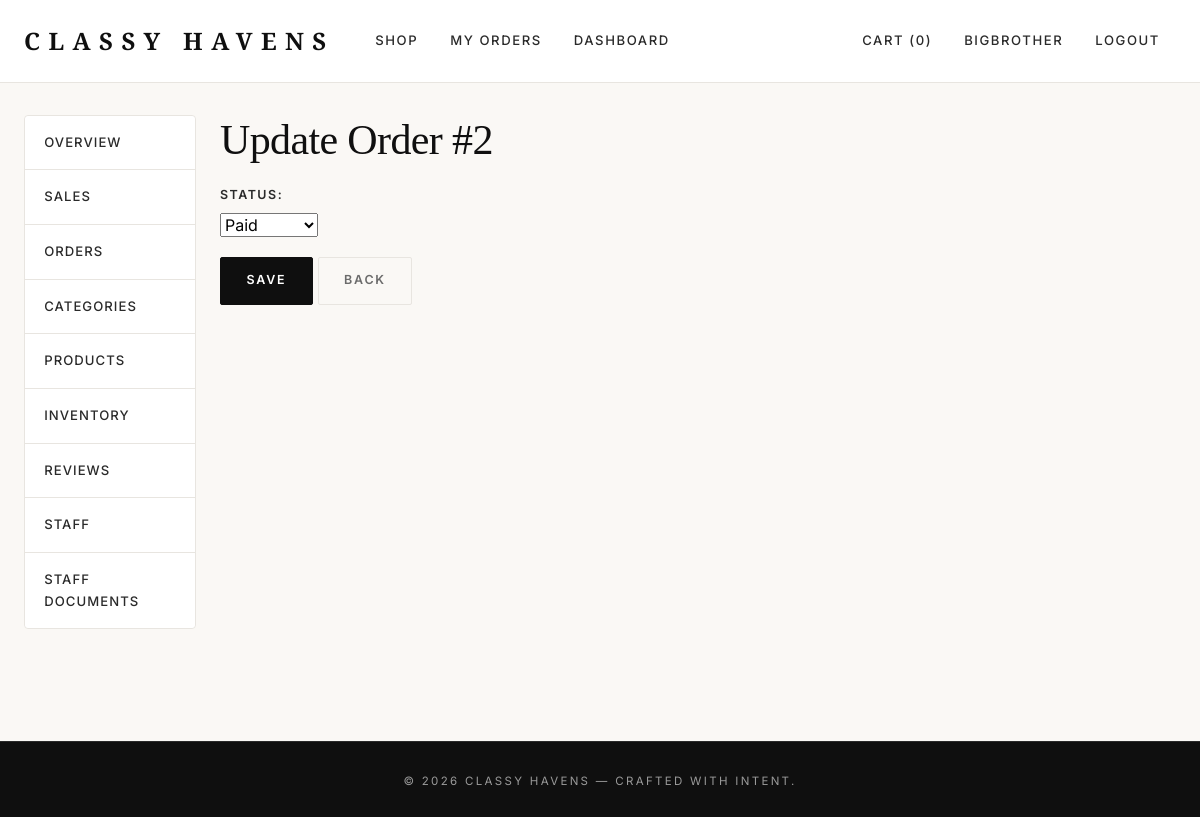
Page /dashboard/orders/2/edit/ (signed in) on the committed database.
### accounts/models.py (models this page shows, shortened)
class CustomUser(AbstractUser):
    class Roles(models.TextChoices):
        CUSTOMER = "customer", "Customer"
        STAFF    = "staff",    "Staff"
        MANAGER  = "manager",  "Manager"
        ADMIN    = "admin",    "Admin"
    role = models.CharField(max_length=20, choices=Roles.choices,
                            default=Roles.CUSTOMER)
    phone = models.CharField(max_length=20, blank=True)
    avatar = models.ImageField(
        upload_to="avatars/%Y/%m/", blank=True, null=True,
        help_text="Optional profile picture (JPEG, PNG, WebP).",
    )
    @property
    def is_staff_member(self):
        return (
            self.is_superuser
            or self.is_staff
            or self.role in (self.Roles.STAFF, self.Roles.MANAGER, self.Roles.ADMIN)
        )

### orders/models.py (models this page shows, shortened)
class Order(models.Model):
    class Status(models.TextChoices):
        PENDING   = "pending",   "Pending"
        PAID      = "paid",      "Paid"
        SHIPPED   = "shipped",   "Shipped"
        DELIVERED = "delivered", "Delivered"
        CANCELLED = "cancelled", "Cancelled"
    user = models.ForeignKey(settings.AUTH_USER_MODEL, on_delete=models.PROTECT,
                             related_name="orders")
    shipping_address = models.ForeignKey(ShippingAddress, on_delete=models.PROTECT)
    status = models.CharField(max_length=20, choices=Status.choices, default=Status.PENDING)
    total = models.DecimalField(max_digits=10, decimal_places=2, default=Decimal("0.00"))
    created_at = models.DateTimeField(auto_now_add=True)
    updated_at = models.DateTimeField(auto_now=True)
    paid_at = models.DateTimeField(null=True, blank=True)
    class Meta:
        ordering = ["-created_at"]

### dashboard/views.py (the view, shortened to what this page needs)
# urls.py: path("orders/<int:pk>/edit/", views.OrderStatusUpdateView.as_view(), name="order_edit"),
class OrderStatusUpdateView(StaffRequiredMixin, PermissionRequiredMixin, UpdateView):
    permission_required = "orders.change_order"
    model = Order
    fields = ["status"]
    template_name = "dashboard/order_update.html"
    success_url = reverse_lazy("dashboard:orders")

### cart/cart.py (called while the page is built)
    def __len__(self):
        return sum(item["quantity"] for item in self.cart.values())

    def total_quantity(self):
        return len(self)

### cart/context_processors.py (called while the page is built)
def cart(request):
    return {"cart": Cart(request)}

### config/context_processors.py (called while the page is built)
def currency(request):
    return {
        "CURRENCY_CODE": settings.CURRENCY_CODE,
        "CURRENCY_SYMBOL": settings.CURRENCY_SYMBOL,
    }

### dashboard/views.py (called while the page is built)
    def dispatch(self, request, *args, **kwargs):
        if not request.user.is_authenticated:
            return super().dispatch(request, *args, **kwargs)
        if not request.user.is_staff_member:
            messages.error(request, "Staff access required.")
            return redirect("catalog:product_list")
        return super().dispatch(request, *args, **kwargs)

### templates/dashboard/order_update.html (shortened to what this page needs)
{% extends "dashboard/base.html" %}
{% block dashboard_content %}
<h1>Update Order #{{ object.id }}</h1>
<form method="post">
    {{ form.as_p }}
    <button class="btn btn-dark">Save</button>
    <a href="{% url 'dashboard:orders' %}" class="btn btn-outline-secondary">Back</a>
</form>
{% endblock %}

### templates/base.html (shortened to what this page needs)
{% load static %}
<!doctype html>
<html lang="en">
<head>
    <link href="https://cdn.jsdelivr.net/npm/bootstrap@5.3.3/dist/css/bootstrap.min.css" rel="stylesheet">
    <link rel="stylesheet" href="{% static 'css/style.css' %}">
</head>
<body class="d-flex flex-column min-vh-100">
<nav class="navbar navbar-expand-lg">
    <div class="container">
        <a class="navbar-brand" href="{% url 'catalog:product_list' %}">Classy&nbsp;Havens</a>
        <div class="collapse navbar-collapse" id="nav">
            <ul class="navbar-nav me-auto">
                <li class="nav-item"><a class="nav-link" href="{% url 'catalog:product_list' %}">Shop</a></li>
                {% if user.is_authenticated %}
                    <li class="nav-item"><a class="nav-link" href="{% url 'orders:order_list' %}">My Orders</a></li>
                {% endif %}
                {% if user.is_staff_member %}
                    <li class="nav-item"><a class="nav-link" href="{% url 'dashboard:index' %}">Dashboard</a></li>
                {% endif %}
            </ul>
            <ul class="navbar-nav align-items-lg-center">
                <li class="nav-item">
                    <a class="nav-link" href="{% url 'cart:cart_detail' %}">Cart ({{ cart.total_quantity }})</a>
                </li>
                {% if user.is_authenticated %}
                    <li class="nav-item"><a class="nav-link" href="{% url 'accounts:profile' %}">{{ user.username }}</a></li>
                    <li class="nav-item"><a class="nav-link" href="{% url 'accounts:logout' %}">Logout</a></li>
                {% else %}
                    <li class="nav-item"><a class="nav-link" href="{% url 'accounts:login' %}">Login</a></li>
                    <li class="nav-item"><a class="nav-link" href="{% url 'accounts:register' %}">Register</a></li>
                {% endif %}
            </ul>
        </div>
    </div>
</nav>
<main class="flex-grow-1">
    <div class="container">
        {% block content %}{% endblock %}
    </div>
</main>
<footer class="mt-5 py-4">
    <div class="container text-center">
        <small>&copy; {% now "Y" %} Classy Havens — Crafted with intent.</small>
    </div>
</footer>
</body>
</html>

### static/css/style.css (style rules this page uses)
:root { --ch-black: #0f0f0f; --ch-charcoal: #2a2a2a; --ch-gray: #6b6b6b; --ch-muted: #9a9a9a; --ch-cream: #faf8f5; --ch-cream-alt: #f3efe9; --ch-white: #ffffff; --ch-border: #e8e5e0; --ch-gold: #c9a961; --ch-gold-dark: #a88a4a; --ch-danger: #b83232; --ch-success: #2f7a4d; --font-display: 'Playfair Display', Georgia, 'Times New Roman', serif; --font-body: 'Inter', -apple-system, BlinkMacSystemFont, 'Segoe UI', sans-serif; --shadow-sm: 0 1px 2px rgba(15,15,15,0.05); --shadow-md: 0 8px 24px rgba(15,15,15,0.07); --shadow-lg: 0 20px 48px rgba(15,15,15,0.10); --radius-sm: 2px; --radius: 4px; --radius-lg: 8px; }
* { box-sizing: border-box; }
html { scroll-behavior: smooth; }
body { margin: 0; font-family: var(--font-body); font-weight: 400; color: var(--ch-black); background-color: var(--ch-cream); line-height: 1.65; letter-spacing: 0.005em; -webkit-font-smoothing: antialiased; -moz-osx-font-smoothing: grayscale; }
h1, h2, h3, h4, h5, h6, .display { font-family: var(--font-display); font-weight: 500; letter-spacing: -0.015em; color: var(--ch-black); line-height: 1.2; }
h1 { font-size: clamp(2rem, 3.5vw, 3rem); margin-bottom: 1.25rem; }
a { color: var(--ch-black); text-decoration: none; transition: color .2s ease; }
p { color: var(--ch-charcoal); }
small, .text-muted { color: var(--ch-muted) !important; }
.container { max-width: 1240px; padding-left: 1.5rem; padding-right: 1.5rem; }
main { padding-top: 2rem; padding-bottom: 4rem; }
.navbar { background: var(--ch-white) !important; border-bottom: 1px solid var(--ch-border); padding: 1rem 0; position: sticky; top: 0; z-index: 1000; backdrop-filter: saturate(180%) blur(10px); }
.navbar-brand { font-family: var(--font-display); font-weight: 700; font-size: 1.5rem; letter-spacing: 0.35em; color: var(--ch-black) !important; padding-right: 0.35em; text-transform: uppercase; }
.navbar-nav .nav-link { font-family: var(--font-body); font-size: 0.82rem; font-weight: 500; letter-spacing: 0.12em; text-transform: uppercase; color: var(--ch-charcoal) !important; padding: 0.5rem 1rem !important; transition: color .2s ease; }
.btn { font-family: var(--font-body); font-size: 0.78rem; font-weight: 600; letter-spacing: 0.14em; text-transform: uppercase; border-radius: var(--radius-sm); padding: 0.85rem 1.6rem; transition: all .25s ease; border-width: 1px; }
.btn-dark { background: var(--ch-black); border-color: var(--ch-black); color: var(--ch-white); }
.btn-outline-secondary { color: var(--ch-gray); border-color: var(--ch-border); }
.form-label, label { font-size: 0.78rem; font-weight: 600; letter-spacing: 0.12em; text-transform: uppercase; color: var(--ch-charcoal); margin-bottom: 0.4rem; display: block; }
form p { margin-bottom: 1.15rem; }
form p label { margin-bottom: 0.4rem; }
.nav-link { color: var(--ch-charcoal); font-size: 0.88rem; font-weight: 500; letter-spacing: 0.08em; text-transform: uppercase; }
footer { background: var(--ch-black) !important; color: var(--ch-muted); padding: 2.5rem 0 !important; margin-top: 5rem; border-top: 1px solid var(--ch-charcoal); }
footer small { letter-spacing: 0.2em; text-transform: uppercase; font-size: 0.72rem; color: var(--ch-muted); }

### rows in the picture
CustomUser: username "BIGBROTHER"
Order: id "2", status "Paid"

### other values in the picture
{{ cart.total_quantity }} "0"
